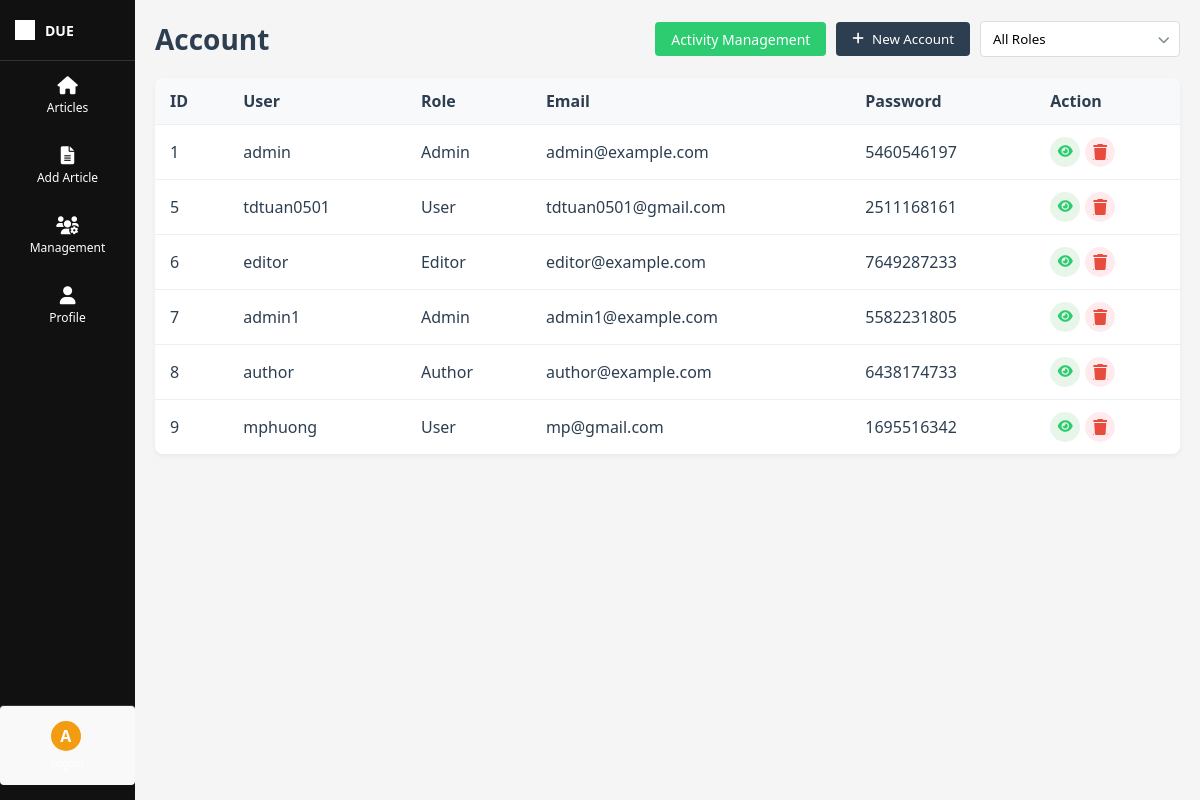
The page /admin-dashboard/accounts/ (signed in) on the database as committed earlier.
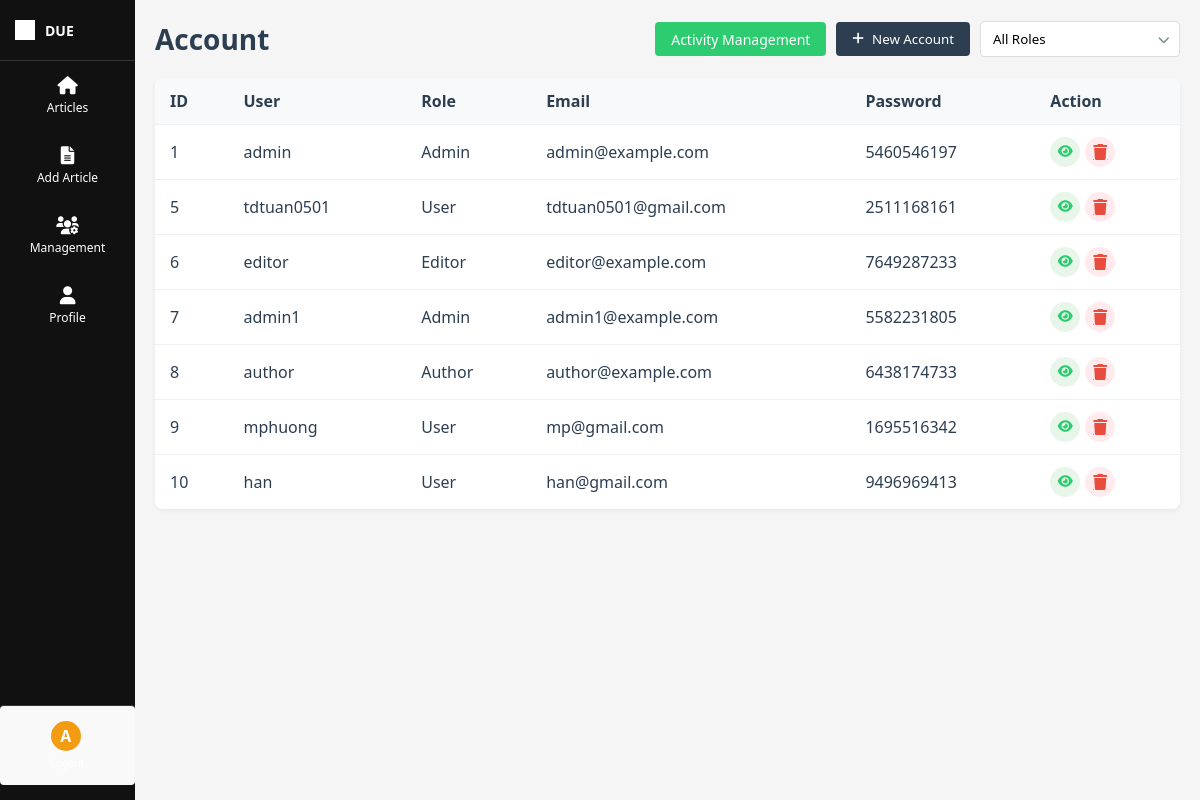
The same page on the database as committed later.
### cms_api/models.py (models this page shows, shortened)
class User(AbstractUser):
    ROLE_CHOICES = (
        ('admin', 'Admin'),
        ('editor', 'Editor'),
        ('author', 'Author'),
        ('user', 'User'),
        ('viewer', 'Viewer'),
    )
    role = models.CharField(max_length=20, choices=ROLE_CHOICES, default='author')
    avatar = models.ImageField(upload_to='avatars/', null=True, blank=True)
    phone_number = models.CharField(max_length=20, null=True, blank=True)
    location = models.CharField(max_length=100, null=True, blank=True)
    profile_summary = models.TextField(null=True, blank=True)
    is_online = models.BooleanField(default=False)
    last_activity = models.DateTimeField(default=timezone.now)
    @property
    def password_display(self):
        seed = self.id or 0
        random.seed(seed + 42)  # Add a constant to make it different from the ID
        return str(random.randint(1000000000, 9999999999))

### cms_api/views.py (the view)
# urls.py: path('admin-dashboard/accounts/', views.account_management, name='account_management'),
@login_required(login_url='login')
def account_management(request):
    if request.user.role != 'admin':
        messages.error(request, 'You do not have permission to access this page.')
        return redirect('home')
    users = User.objects.all().order_by('id')
    role = request.GET.get('role')
    if role:
        users = users.filter(role=role)
    context = {
        'users': users,
    }
    return render(request, 'cms_api/account_management.html', context)

### cms_api/templates/cms_api/account_management.html (shortened to what this page needs)
{% extends 'cms_api/base.html' %}
{% load static %}
{% block content %}
<div class="header">
    <h1>Account</h1>
    <div class="header-actions">
        <a href="{% url 'activity_management' %}" class="btn btn-success">
            Activity Management
        </a>
        <button id="newAccountBtn" class="btn btn-primary">
            <i class="fas fa-plus"></i> New Account
        </button>
        <div class="select-wrapper">
            <select id="roleFilter">
                <option value="">All Roles</option>
            </select>
        </div>
    </div>
</div>
<div class="table-container">
    <table class="data-table">
        <thead>
            <tr>
                <th>ID</th>
                <th>User</th>
                <th>Role</th>
                <th>Email</th>
                <th>Password</th>
                <th>Action</th>
            </tr>
        </thead>
        <tbody>
            {% for user in users %}
            <tr>
                <td>{{ user.id }}</td>
                <td>{{ user.username }}</td>
                <td>{{ user.role|title }}</td>
                <td>{{ user.email }}</td>
                <td>{{ user.password_display }}</td>
                <td>
                    <div class="action-buttons">
                        <button class="btn-icon btn-view edit-user-btn" data-user-id="{{ user.id }}">
                            <i class="fas fa-eye"></i>
                        </button>
                        <a href="{% url 'account_delete' user.id %}" class="btn-icon btn-delete">
                            <i class="fas fa-trash"></i>
                        </a>
                    </div>
                </td>
            </tr>
            {% empty %}
            <tr>
                <td colspan="6">No accounts found.</td>
            </tr>
            {% endfor %}
        </tbody>
    </table>
</div>
{% endblock %}

### cms_api/templates/cms_api/base.html (shortened to what this page needs)
{% load static %}
<!DOCTYPE html>
<html lang="en">
<head>
    <link rel="stylesheet" href="{% static 'cms_api/css/styles.css' %}">
    <link rel="stylesheet" href="https://cdnjs.cloudflare.com/ajax/libs/font-awesome/6.0.0-beta3/css/all.min.css">
</head>
<body>
    <div class="container">
        <div class="sidebar">
            <div class="logo">
                <div class="logo-square">
                </div>
                <div class="logo-text">DUE</div>
            </div>
            <nav class="nav-menu">
                <a href="{% url 'home' %}" class="nav-item {% if request.path == '/admin-dashboard/' %}active{% endif %}">
                    <i class="fas fa-home"></i>
                    <span>Articles</span>
                </a>
                {% if request.user.role == 'author' or request.user.role == 'admin' %}
                <a href="{% url 'add_article_author' %}" class="nav-item {% if request.path == '/admin-dashboard/add-article-author/' %}active{% endif %}">
                    <i class="fas fa-file-alt"></i>
                    <span>Add Article</span>
                </a>
                {% endif %}
                {% if request.user.role == 'admin' %}
                <a href="{% url 'management' %}" class="nav-item {% if request.path == '/admin-dashboard/management/' %}active{% endif %}">
                    <i class="fas fa-users-cog"></i>
                    <span>Management</span>
                </a>
                {% endif %}
                <a href="{% url 'profile' %}" class="nav-item {% if request.path == '/admin-dashboard/profile/' %}active{% endif %}">
                    <i class="fas fa-user"></i>
                    <span>Profile</span>
                </a>
            </nav>
            <div class="user-info">
                <a href="{% url 'logout' %}" class="logout-btn">
                    <div class="user-avatar">{{ request.user.username|first|upper }}</div>
                    <div class="user-name">Logout</div>
                </a>
            </div>
        </div>
        <div class="main-content">
            {% block content %}{% endblock %}
        </div>
    </div>
</body>
</html>

Rows that differ between the two databases and show on the page:
added User: id "10", username "han", role "User", email "han@gmail.com", password_display "9496969413"
